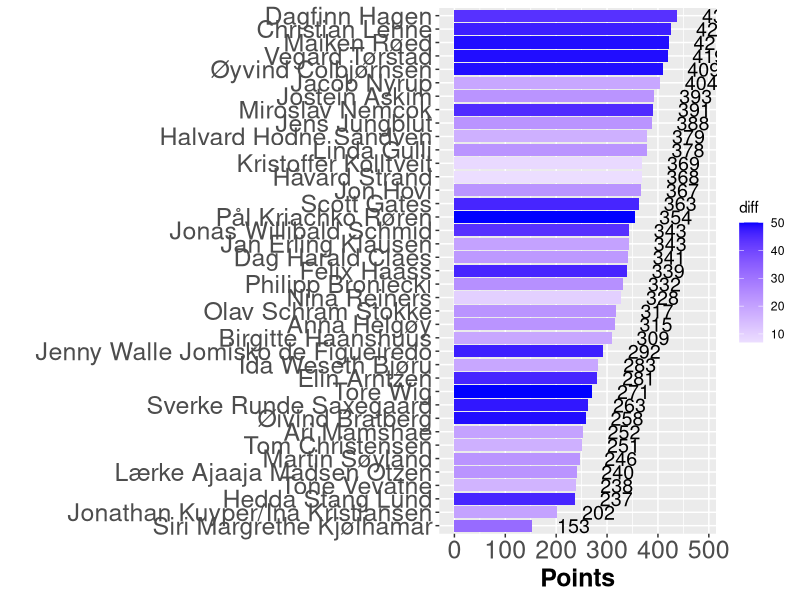

This figure's R source:
## ---- chunk 1

library(tidyverse)
library(igraph)
library(readxl)
library(knitr)

knitr::opts_chunk$set(out.width = "100%")

## ---- chunk 2
#| warning: false

invisible(capture.output(Sys.setlocale()))
nettverk <- readr::read_delim("res28.csv", delim=";", col_names = FALSE, locale = locale(encoding = "UTF-8"))
leaderboard <- tibble::as_tibble(nettverk)

leaderboard <- leaderboard %>% arrange_at(ncol(.), desc)

hbar<-leaderboard 
hbar$diff <- hbar$X29-hbar$X27

ggplot(hbar, aes(x=reorder(X1, X29), y=X29, fill = diff )) + 
    geom_bar(stat = 'identity') + 
    scale_y_continuous(limits = c(-5, 490)) +
    coord_flip() + 
    scale_fill_gradient2(low = "red", high="blue") +
    geom_text(aes(label = X29), hjust=-0.75, size = 5 ) + 
    ylab("Points") +
    xlab(" ") +
    theme(axis.text=element_text(size=18), axis.title=element_text(size=18,face="bold"))
